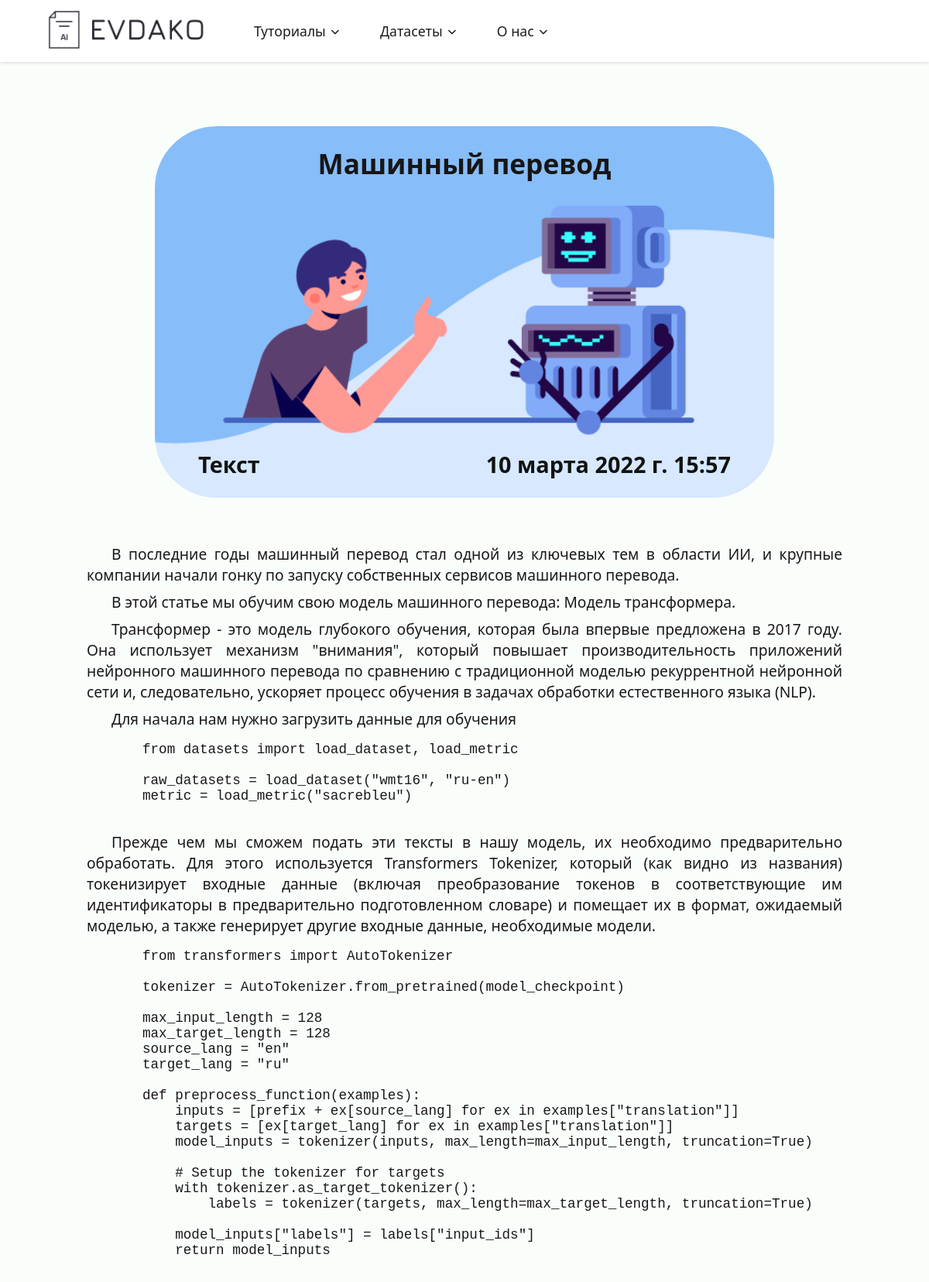
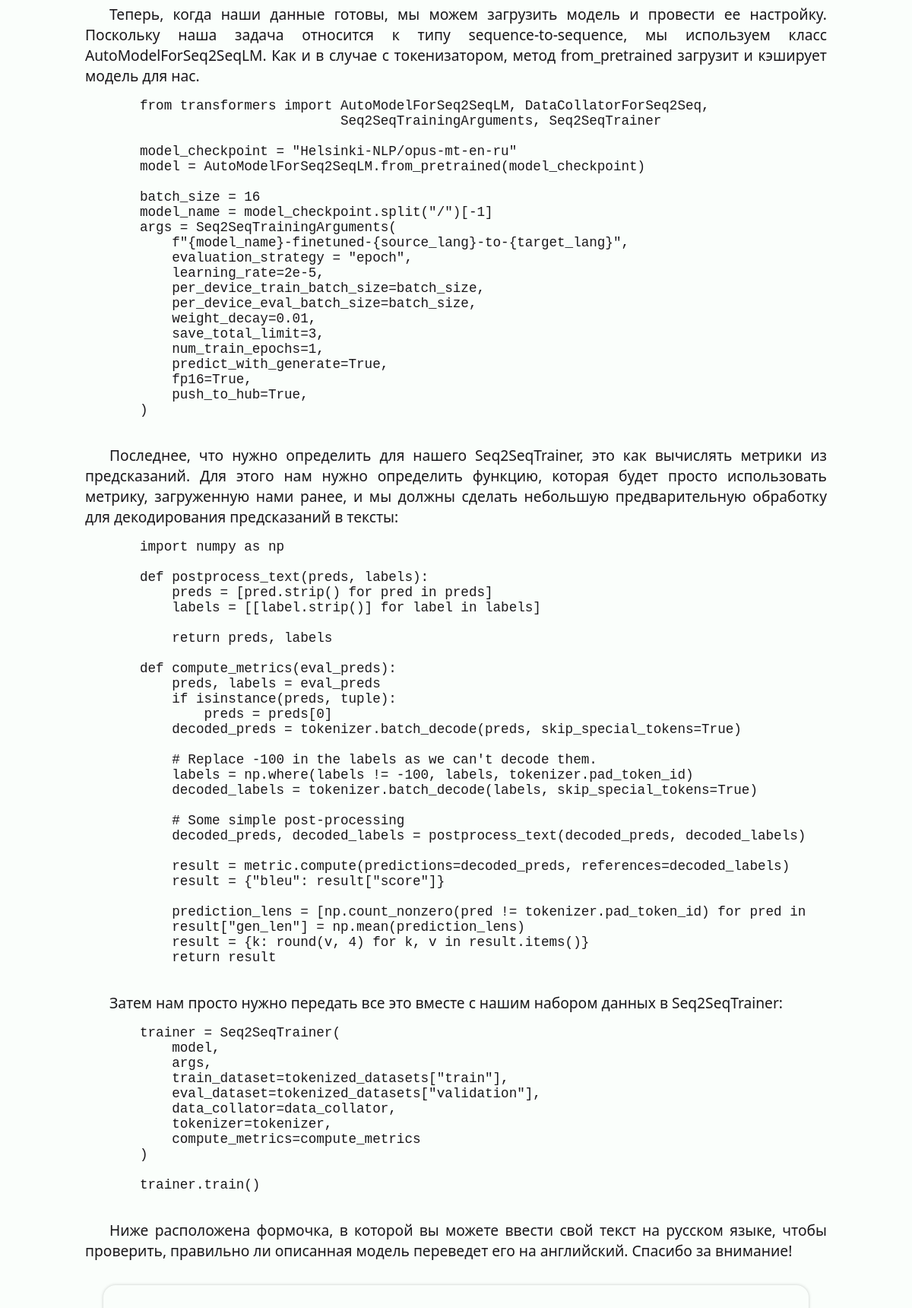
The app's page /articles/6/ (upper part) with its own data (2 pictures, top to bottom).
### tutorml/models.py (models this page shows, shortened)
class Article(models.Model):
    title = models.CharField("Название", max_length=50)
    description = models.TextField("Описание")
    category = models.CharField("Категория", max_length=20)
    pub_date = models.DateTimeField('Дата публикации')
    img_path = models.CharField("Путь к изображению", default="tutorml/img/blank.png", max_length=100)
    views = models.IntegerField("Просмотры", default=0)
    user = models.ForeignKey(User, on_delete=models.CASCADE)
    class Meta:
        verbose_name = "Статья"
        verbose_name_plural = "Статьи"

### tutorml/views.py (the view)
# urls.py: path("articles/<int:article_id>/", views.get_article, name="article"),
def get_article(request, article_id):
    article = get_object_or_404(Article.objects.filter(pub_date__lte=timezone.now()), pk=article_id)
    article.views += 1
    article.save()
    return render(request, f"tutorml/article{article.id}.html", {"article": article})

### tutorml/templates/tutorml/article6.html (shortened to what this page needs)
{% extends 'tutorml/article.html' %}
{% load static %}
{% block links %}
<link rel="stylesheet" href="{% static 'tutorml/css/forms.css' %}">
<link rel="stylesheet" href="{% static 'tutorml/css/atropos.min.css' %}">
<link rel="stylesheet" href="{% static 'tutorml/css/parallax.css' %}">
{% endblock %}
{% block content %}
<section class="section full_article">
    <div class="article parallax_article">
        <div class="atropos parallax">
            <div class="atropos-scale">
              <div class="atropos-rotate">
                <div class="atropos-inner">
                    <img data-atropos-offset="-5" src="{% static article.img_path %}">
                    <h1 class="text-over" data-atropos-offset="3">{{ article.title }}</h1>
                    <div class="article_info text-over-2" data-atropos-offset="3">
                        <span>{{ article.category }}</span>
                        <span>{{ article.pub_date }}</span>
                    </div>
                </div>
              </div>
            </div>
        </div>
    </div>
    <div class="article_text">
        <p>
            В последние годы машинный перевод стал одной из ключевых тем в
            области ИИ, и крупные компании начали гонку по запуску собственных сервисов машинного перевода.
        </p>
        <p>
            В этой статье мы обучим свою модель машинного перевода: Модель трансформера.
        </p>
        <p>
            Трансформер - это модель глубокого обучения, которая была впервые предложена в 2017 году.
            Она использует механизм "внимания", который повышает производительность приложений нейронного
            машинного перевода по сравнению с традиционной моделью рекуррентной нейронной сети и,
            следовательно, ускоряет процесс обучения в задачах обработки естественного языка (NLP).
        </p>
        <p>
            Для начала нам нужно загрузить данные для обучения
        </p>
        <pre class="prettyprint lang-py linenums">
from datasets import load_dataset, load_metric
raw_datasets = load_dataset("wmt16", "ru-en")
metric = load_metric("sacrebleu")
        </pre>
        <p>
            Прежде чем мы сможем подать эти тексты в нашу модель, их необходимо предварительно обработать.
             Для этого используется Transformers Tokenizer, который (как видно из названия) токенизирует
            входные данные (включая преобразование токенов в соответствующие им идентификаторы в
            предварительно подготовленном словаре) и помещает их в формат, ожидаемый моделью, а также
            генерирует другие входные данные, необходимые модели.
        </p>
        <pre class="prettyprint lang-py linenums">
from transformers import AutoTokenizer
tokenizer = AutoTokenizer.from_pretrained(model_checkpoint)
max_input_length = 128
max_target_length = 128
source_lang = "en"
target_lang = "ru"
def preprocess_function(examples):
    inputs = [prefix + ex[source_lang] for ex in examples["translation"]]
    targets = [ex[target_lang] for ex in examples["translation"]]
    model_inputs = tokenizer(inputs, max_length=max_input_length, truncation=True)
    # Setup the tokenizer for targets
    with tokenizer.as_target_tokenizer():
        labels = tokenizer(targets, max_length=max_target_length, truncation=True)
    model_inputs["labels"] = labels["input_ids"]
    return model_inputs
        </pre>
        <p>
            Теперь, когда наши данные готовы, мы можем загрузить модель и
            провести ее настройку. Поскольку наша задача относится к типу
            sequence-to-sequence, мы используем класс AutoModelForSeq2SeqLM.
            Как и в случае с токенизатором, метод from_pretrained загрузит и
            кэширует модель для нас.
        </p>
        <pre class="prettyprint lang-py linenums">
from transformers import AutoModelForSeq2SeqLM, DataCollatorForSeq2Seq,
                         Seq2SeqTrainingArguments, Seq2SeqTrainer
model_checkpoint = "Helsinki-NLP/opus-mt-en-ru"
model = AutoModelForSeq2SeqLM.from_pretrained(model_checkpoint)
batch_size = 16
model_name = model_checkpoint.split("/")[-1]
args = Seq2SeqTrainingArguments(
    f"{model_name}-finetuned-{source_lang}-to-{target_lang}",
    evaluation_strategy = "epoch",
    learning_rate=2e-5,
    per_device_train_batch_size=batch_size,
    per_device_eval_batch_size=batch_size,
    weight_decay=0.01,
    save_total_limit=3,
    num_train_epochs=1,
    predict_with_generate=True,
    fp16=True,
    push_to_hub=True,
)
        </pre>
        <p>
            Последнее, что нужно определить для нашего Seq2SeqTrainer, это
            как вычислять метрики из предсказаний. Для этого нам нужно
            определить функцию, которая будет просто использовать метрику,
            загруженную нами ранее, и мы должны сделать небольшую
            предварительную обработку для декодирования предсказаний в тексты:
        </p>
        <pre class="prettyprint lang-py linenums">
import numpy as np
def postprocess_text(preds, labels):
    preds = [pred.strip() for pred in preds]
    labels = [[label.strip()] for label in labels]
    return preds, labels
def compute_metrics(eval_preds):
    preds, labels = eval_preds
    if isinstance(preds, tuple):
        preds = preds[0]
    decoded_preds = tokenizer.batch_decode(preds, skip_special_tokens=True)
    # Replace -100 in the labels as we can't decode them.
    labels = np.where(labels != -100, labels, tokenizer.pad_token_id)
    decoded_labels = tokenizer.batch_decode(labels, skip_special_tokens=True)
    # Some simple post-processing
    decoded_preds, decoded_labels = postprocess_text(decoded_preds, decoded_labels)
    result = metric.compute(predictions=decoded_preds, references=decoded_labels)
    result = {"bleu": result["score"]}
    prediction_lens = [np.count_nonzero(pred != tokenizer.pad_token_id) for pred in preds]
    result["gen_len"] = np.mean(prediction_lens)
    result = {k: round(v, 4) for k, v in result.items()}
    return result
        </pre>
        <p>
            Затем нам просто нужно передать все это вместе с нашим набором данных в Seq2SeqTrainer:
        </p>
        <pre class="prettyprint lang-py linenums">
trainer = Seq2SeqTrainer(
    model,
    args,
    train_dataset=tokenized_datasets["train"],
    eval_dataset=tokenized_datasets["validation"],
    data_collator=data_collator,
    tokenizer=tokenizer,
    compute_metrics=compute_metrics
)
trainer.train()
        </pre>
        <p>
            Ниже расположена формочка, в которой вы можете ввести свой текст
            на русском языке, чтобы проверить, правильно ли описанная модель
            переведет его на английский. Спасибо за внимание!
        </p>
    </div>
    <form class="form_predict_lang" method="POST">
    </form>
</section>
{% endblock %}

### tutorml/static/tutorml/css/forms.css (style rules this page uses)
* { margin: 0; padding: 0; box-sizing: border-box; }
.subscribe_form, .future_form, .form_predict_lang, .form_classify_img { margin-left: auto; margin-right: auto; width: 60rem; padding: 2rem; border-radius: 1rem; box-shadow: 0 0 .25rem rgba(0, 0, 0, .2); }
.form_predict_lang { width: 58rem; }

### tutorml/static/tutorml/css/parallax.css (style rules this page uses)
.parallax { width: 50rem; height: 30rem; margin: 3.2rem auto; border-radius: 2rem; font-weight: 600; position: relative; }
.atropos-inner img { position: absolute; top: -5%; left: -5%; object-fit: cover; width: 110%; height: 110%; max-width: none; }
.atropos-inner { position: relative; width: 100%; height: 100%; border-radius: 5rem; overflow: hidden; }
.text-over { position: absolute; top: 0%; opacity: 1; text-align: center; left: 0; width: 100%; font-size: 2.2rem; color: hsl(0, 2%, 9%); line-height: 4rem; padding: 1rem; }
.text-over-2 { position: absolute; width: 90% !important; text-align: center; opacity: 1; bottom: 5%; left: 5%; font-size: 1.8rem; color: hsl(120, 9%, 7%); padding: 1rem; }

### tutorml/static/tutorml/css/style.css (style rules this page uses)
:root { --font-family: "Segoe UI", Roboto, "Helvetica Neue", Arial, sans-serif; }
* { box-sizing: border-box; padding: 0; margin: 0; }
body { margin: 5rem 0 0 0; font-family: var(--font-family); font-weight: 500; line-height: normal; background-color: rgb(250, 254, 251); color: #19171a; overflow: overlay; }
img { max-width: 100%; height: auto; vertical-align: initial; }
.section { padding: 2rem 1rem 4rem; margin-left: 8vw; margin-right: 8vw; }
.dataset, .article { position: relative; width: 100%; border-radius: 1rem; box-shadow: 0 0 .25rem rgba(0, 0, 0, .2); overflow: hidden; font-size: 1.2rem; }
.article_text { text-align: justify; font-weight: 400; }
.article_text p { margin-top: .5rem; text-indent: 2rem; }
.article_info { width: 100%; display: flex; justify-content: space-between; }

### tutorml/static/tutorml/css/articles.css (style rules this page uses)
.full_article { display: flex; margin-top: 2rem; flex-direction: column; align-items: center; justify-content: center; font-size: 1.2rem; }
.full_article .article { border-radius: 0 !important; box-shadow: none !important; width: 58rem; }
.full_article .article_text { width: 100%; padding-bottom: 2rem; }
.full_article .article_info { padding: 0 1rem; }
pre { margin: 1rem auto; padding-left: 3rem !important; width: 58rem; overflow-x: scroll; font-size: 1.1rem; }

### records on screen
Article: img_path (picture), title "Машинный перевод", category "Текст", pub_date "10 марта 2022 г. 15:57"
